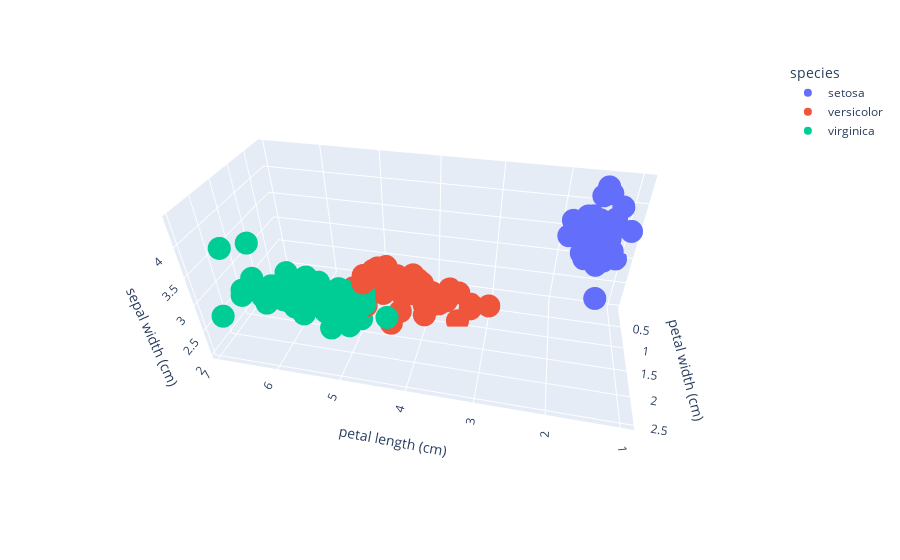

This figure's notebook cell:
### Code cell
px.scatter_3d(data_frame=df, x="petal length (cm)", y="petal width (cm)", z="sepal width (cm)", color="species")

### Figure 1 — Plotly figure (JSON) as saved in the notebook; plotly's stock layout.template omitted (floating-point values rounded to 4 significant figures)
{"data": [{"hovertemplate": "species=setosa<br>petal length (cm)=%{x}<br>petal width (cm)=%{y}<br>sepal width (cm)=%{z}<extra></extra>", "legendgroup": "setosa", "marker": {"color": "#636efa", "symbol": "circle"}, "mode": "markers", "name": "setosa", "scene": "scene", "showlegend": true, "type": "scatter3d", "x": [1.4, 1.4, 1.3, 1.5, 1.4, 1.7, 1.4, 1.5, 1.4, 1.5, 1.5, 1.6, 1.4, 1.1, 1.2, 1.5, 1.3, 1.4, 1.7, 1.5, 1.7, 1.5, 1, 1.7, 1.9, 1.6, 1.6, 1.5, 1.4, 1.6, 1.6, 1.5, 1.5, 1.4, 1.5, 1.2, 1.3, 1.4, 1.3, 1.5, 1.3, 1.3, 1.3, 1.6, 1.9, 1.4, 1.6, 1.4, 1.5, 1.4], "y": [0.2, 0.2, 0.2, 0.2, 0.2, 0.4, 0.3, 0.2, 0.2, 0.1, 0.2, 0.2, 0.1, 0.1, 0.2, 0.4, 0.4, 0.3, 0.3, 0.3, 0.2, 0.4, 0.2, 0.5, 0.2, 0.2, 0.4, 0.2, 0.2, 0.2, 0.2, 0.4, 0.1, 0.2, 0.2, 0.2, 0.2, 0.1, 0.2, 0.2, 0.3, 0.3, 0.2, 0.6, 0.4, 0.3, 0.2, 0.2, 0.2, 0.2], "z": [3.5, 3, 3.2, 3.1, 3.6, 3.9, 3.4, 3.4, 2.9, 3.1, 3.7, 3.4, 3, 3, 4, 4.4, 3.9, 3.5, 3.8, 3.8, 3.4, 3.7, 3.6, 3.3, 3.4, 3, 3.4, 3.5, 3.4, 3.2, 3.1, 3.4, 4.1, 4.2, 3.1, 3.2, 3.5, 3.6, 3, 3.4, 3.5, 2.3, 3.2, 3.5, 3.8, 3, 3.8, 3.2, 3.7, 3.3]}, {"hovertemplate": "species=versicolor<br>petal length (cm)=%{x}<br>petal width (cm)=%{y}<br>sepal width (cm)=%{z}<extra></extra>", "legendgroup": "versicolor", "marker": {"color": "#EF553B", "symbol": "circle"}, "mode": "markers", "name": "versicolor", "scene": "scene", "showlegend": true, "type": "scatter3d", "x": [4.7, 4.5, 4.9, 4, 4.6, 4.5, 4.7, 3.3, 4.6, 3.9, 3.5, 4.2, 4, 4.7, 3.6, 4.4, 4.5, 4.1, 4.5, 3.9, 4.8, 4, 4.9, 4.7, 4.3, 4.4, 4.8, 5, 4.5, 3.5, 3.8, 3.7, 3.9, 5.1, 4.5, 4.5, 4.7, 4.4, 4.1, 4, 4.4, 4.6, 4, 3.3, 4.2, 4.2, 4.2, 4.3, 3, 4.1], "y": [1.4, 1.5, 1.5, 1.3, 1.5, 1.3, 1.6, 1, 1.3, 1.4, 1, 1.5, 1, 1.4, 1.3, 1.4, 1.5, 1, 1.5, 1.1, 1.8, 1.3, 1.5, 1.2, 1.3, 1.4, 1.4, 1.7, 1.5, 1, 1.1, 1, 1.2, 1.6, 1.5, 1.6, 1.5, 1.3, 1.3, 1.3, 1.2, 1.4, 1.2, 1, 1.3, 1.2, 1.3, 1.3, 1.1, 1.3], "z": [3.2, 3.2, 3.1, 2.3, 2.8, 2.8, 3.3, 2.4, 2.9, 2.7, 2, 3, 2.2, 2.9, 2.9, 3.1, 3, 2.7, 2.2, 2.5, 3.2, 2.8, 2.5, 2.8, 2.9, 3, 2.8, 3, 2.9, 2.6, 2.4, 2.4, 2.7, 2.7, 3, 3.4, 3.1, 2.3, 3, 2.5, 2.6, 3, 2.6, 2.3, 2.7, 3, 2.9, 2.9, 2.5, 2.8]}, {"hovertemplate": "species=virginica<br>petal length (cm)=%{x}<br>petal width (cm)=%{y}<br>sepal width (cm)=%{z}<extra></extra>", "legendgroup": "virginica", "marker": {"color": "#00cc96", "symbol": "circle"}, "mode": "markers", "name": "virginica", "scene": "scene", "showlegend": true, "type": "scatter3d", "x": [6, 5.1, 5.9, 5.6, 5.8, 6.6, 4.5, 6.3, 5.8, 6.1, 5.1, 5.3, 5.5, 5, 5.1, 5.3, 5.5, 6.7, 6.9, 5, 5.7, 4.9, 6.7, 4.9, 5.7, 6, 4.8, 4.9, 5.6, 5.8, 6.1, 6.4, 5.6, 5.1, 5.6, 6.1, 5.6, 5.5, 4.8, 5.4, 5.6, 5.1, 5.1, 5.9, 5.7, 5.2, 5, 5.2, 5.4, 5.1], "y": [2.5, 1.9, 2.1, 1.8, 2.2, 2.1, 1.7, 1.8, 1.8, 2.5, 2, 1.9, 2.1, 2, 2.4, 2.3, 1.8, 2.2, 2.3, 1.5, 2.3, 2, 2, 1.8, 2.1, 1.8, 1.8, 1.8, 2.1, 1.6, 1.9, 2, 2.2, 1.5, 1.4, 2.3, 2.4, 1.8, 1.8, 2.1, 2.4, 2.3, 1.9, 2.3, 2.5, 2.3, 1.9, 2, 2.3, 1.8], "z": [3.3, 2.7, 3, 2.9, 3, 3, 2.5, 2.9, 2.5, 3.6, 3.2, 2.7, 3, 2.5, 2.8, 3.2, 3, 3.8, 2.6, 2.2, 3.2, 2.8, 2.8, 2.7, 3.3, 3.2, 2.8, 3, 2.8, 3, 2.8, 3.8, 2.8, 2.8, 2.6, 3, 3.4, 3.1, 3, 3.1, 3.1, 3.1, 2.7, 3.2, 3.3, 3, 2.5, 3, 3.4, 3]}], "layout": {"autosize": true, "legend": {"title": {"text": "species"}, "tracegroupgap": 0}, "margin": {"t": 60}, "scene": {"aspectmode": "auto", "aspectratio": {"x": 1.821, "y": 0.7409, "z": 0.7409}, "camera": {"center": {"x": 0, "y": 0, "z": 0}, "eye": {"x": -0.3731, "y": 1.737, "z": 1.316}, "projection": {"type": "perspective"}, "up": {"x": 0, "y": 0, "z": 1}}, "domain": {"x": [0, 1], "y": [0, 1]}, "xaxis": {"title": {"text": "petal length (cm)"}, "type": "linear"}, "yaxis": {"title": {"text": "petal width (cm)"}, "type": "linear"}, "zaxis": {"title": {"text": "sepal width (cm)"}, "type": "linear"}}}}
